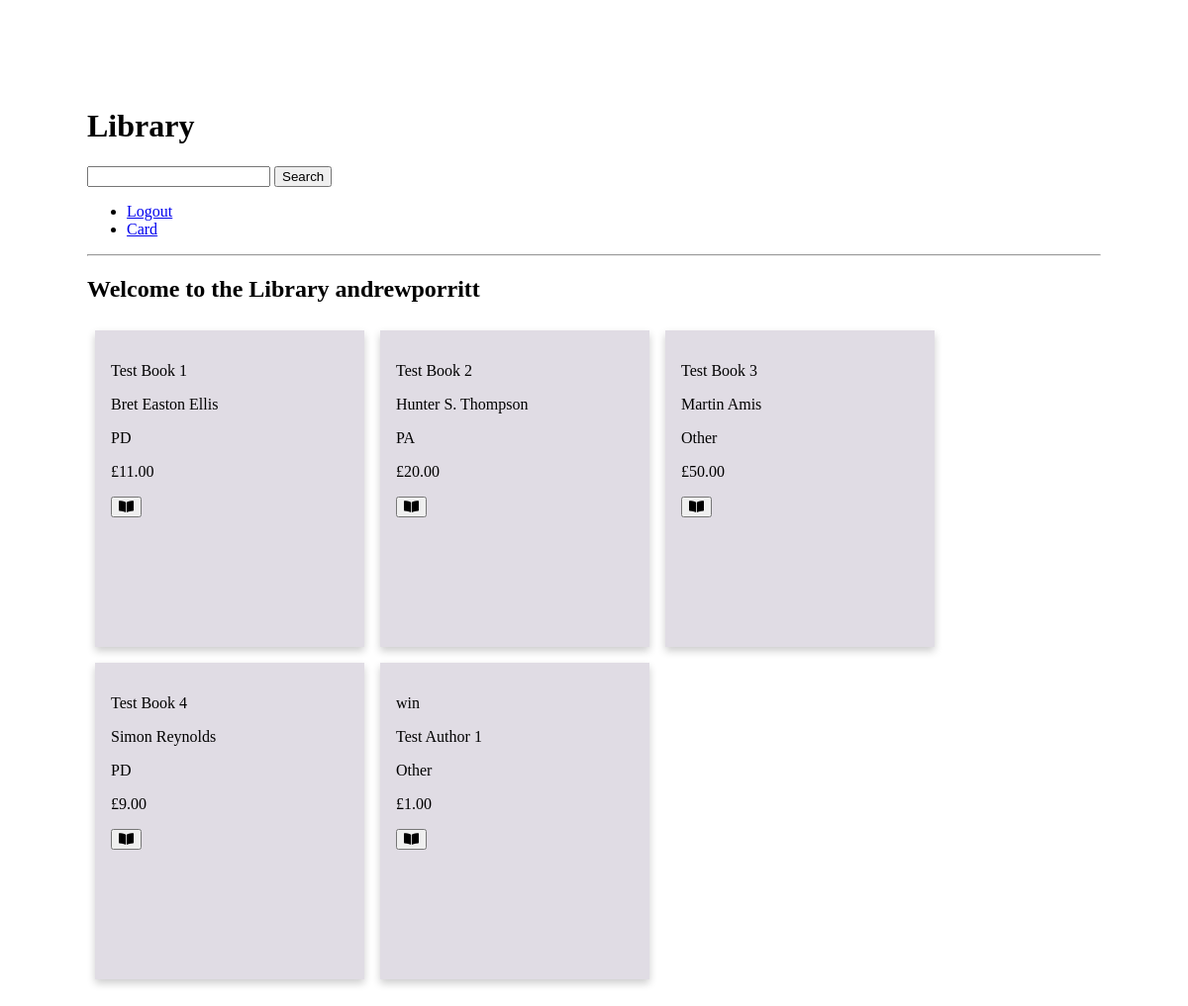
Page / (signed in) on the earlier database version.
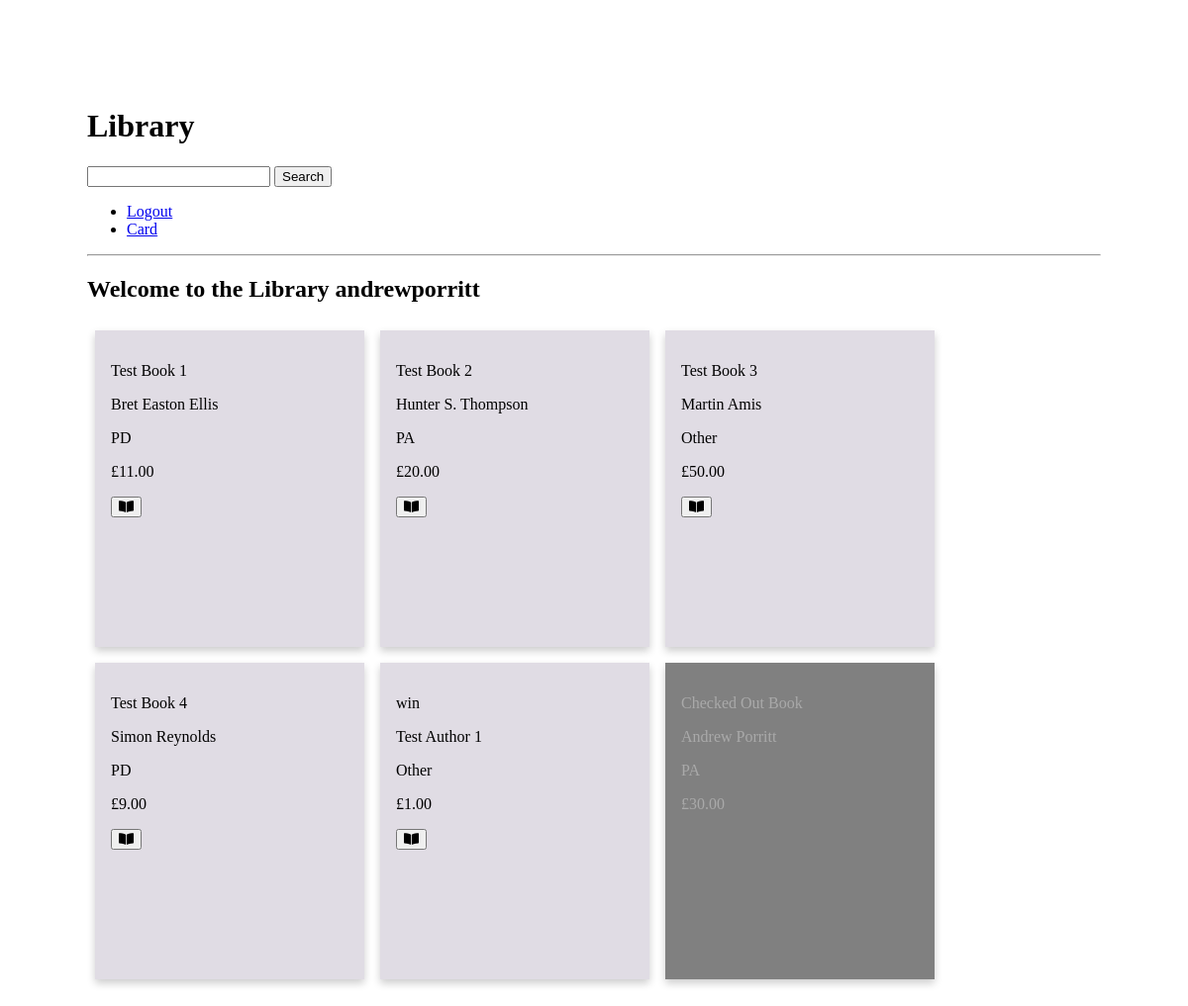
Same page on the later database version.
### library_books/models.py (models this page shows, shortened)
class Book(models.Model):
    title = models.CharField(max_length=254, default='')
    author = models.CharField(max_length=254, default='')
    genre = models.CharField(max_length=254, default='')
    price = models.DecimalField(max_digits=6, decimal_places=2)
    checkedOut = models.BooleanField(default=False)
    archived = models.BooleanField(default=False)

### library_books/views.py (the view)
# urls.py: path('', all_books, name='index'),
def all_books(request):
    books = Book.objects.all()
    return render(request, "books.html", {"books" : books})

### library_books/templates/books.html (shortened to what this page needs)
{% extends 'base.html' %}
{% block page_heading %}Library{% endblock %}
{% block content %}
    {% if user.is_authenticated %}
            <h2>Welcome to the Library {{user}}</h2>
            <div class="lib_container">
                {% for book in books %}
                {% if book.checkedOut %}
                    <div class="lib_card checked">
                {% else %}
                    <div class="lib_card">
                {% endif %}
                        <p>{{ book.title}}</p>
                        <p>{{ book.author}}</p>
                        <p>{{ book.genre}}<p>
                {% if user.is_superuser %}
                    <p>£{{ book.price}}</p>
                {% endif %}
                {% if not book.checkedOut %}
                    <button class="check_btn">
                        <i class="fas fa-book-open"></i>
                    </button>
                {% endif %}
            </div>
                {% endfor %}
    {% else %}
        <h2>Please <a href="{% url 'login' %}">log in</a> to browse the Library</h2>
    {% endif %}
</div>
{% endblock %}

### library_app/templates/base.html (shortened to what this page needs)
{% load static %}
<!DOCTYPE html>
 <html class="no-js">
    <head>
        <link rel="stylesheet" href="https://unpkg.com/cirrus-ui">
        <link rel="stylesheet" href="https://cdnjs.cloudflare.com/ajax/libs/font-awesome/5.11.2/css/all.css" />
        <link rel="stylesheet" href="{% static 'main.css'%}">
    </head>
    <body class="container">
        <Body class="container">
            <h1>{% block page_heading %}{% endblock %}</h1>
            <div>
                <form action="{% url 'search' %}" method="get">
                    <input type="text" name="bkSearch">
                    <button type="submit">Search</button>
                </form>
            </div>
        <nav>
            <ul>
                {% if user.is_authenticated %}
                    <li><a href="{% url 'logout' %}">Logout</a></li>
                    <li><a href="{% url 'user_card'%}">Card</a></li>
                {% else %}
                    <li><a href="{% url 'login' %}">Login</a></li>
                    <li><a href="{% url 'signup' %}">Sign Up</a></li>
                {% endif %}
            </ul>
        </nav>
        <hr>
        {% block content %}
        {% endblock %}
        </Body>
    </body>
</html>

### library_app/static/main.css (style rules this page uses)
.container { padding:5rem; }
.lib_container { display : flex; flex-direction: row; align-content: space-around; flex-wrap: wrap; }
.lib_card { background-color: rgb(224, 220, 228); box-shadow: 0 4px 8px 0 rgba(0,0,0,0.2); transition: 0.3s; margin:.5rem; padding : 1rem; height : 18rem; width: 15rem; }
.checked { background-color: grey; color : darkgrey; box-shadow: 0 4px 8px 0 rgba(0,0,0,0.2); transition: 0.3s; margin:.5rem; padding : 1rem; }
.check_btn { margin: 0 auto; display: block; position: absolute; text-align:center; }

Differences in the rows shown:
added Book: title "Checked Out Book", author "Andrew Porritt", genre "PA", price "30.00"
